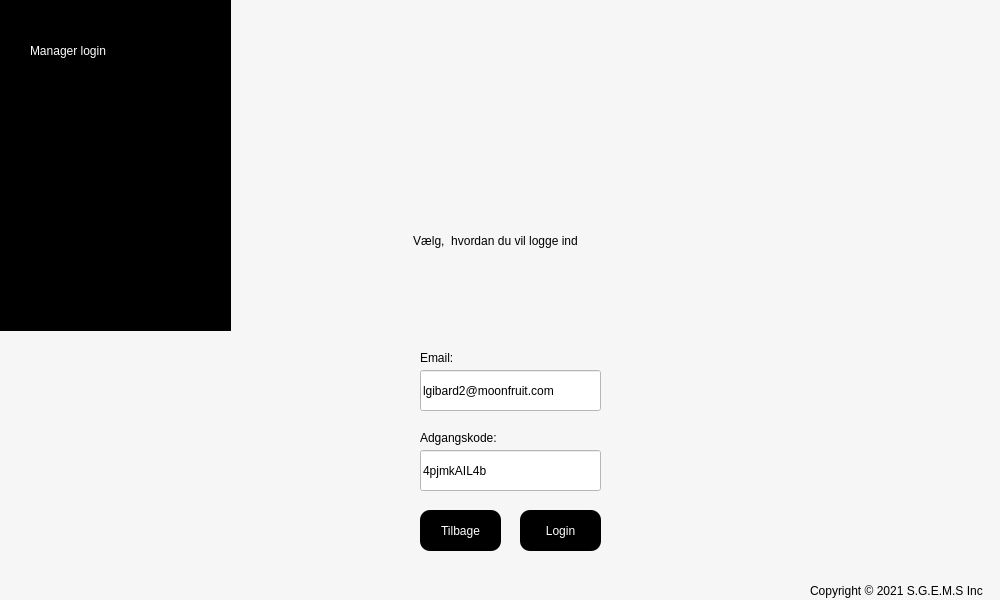
<?xml version="1.0" encoding="UTF-8"?>
<ui version="4.0">
 <class>MainWindow</class>
 <widget class="QMainWindow" name="MainWindow">
  <property name="geometry">
   <rect>
    <x>0</x>
    <y>0</y>
    <width>1000</width>
    <height>600</height>
   </rect>
  </property>
  <property name="windowTitle">
   <string>MainWindow</string>
  </property>
  <property name="styleSheet">
   <string notr="true">background-color: rgb(246, 246, 246);</string>
  </property>
  <widget class="QWidget" name="centralwidget">
   <widget class="QLabel" name="label_2">
    <property name="geometry">
     <rect>
      <x>270</x>
      <y>200</y>
      <width>451</width>
      <height>81</height>
     </rect>
    </property>
    <property name="styleSheet">
     <string notr="true">font: 26pt &quot;.AppleSystemUIFont&quot;;
background-color: rgba(255, 255, 255, 0);</string>
    </property>
    <property name="text">
     <string>Vælg,  hvordan du vil logge ind</string>
    </property>
    <property name="scaledContents">
     <bool>true</bool>
    </property>
    <property name="alignment">
     <set>Qt::AlignCenter</set>
    </property>
   </widget>
   <widget class="QLabel" name="label_3">
    <property name="geometry">
     <rect>
      <x>810</x>
      <y>580</y>
      <width>191</width>
      <height>21</height>
     </rect>
    </property>
    <property name="styleSheet">
     <string notr="true">font: 12pt &quot;.AppleSystemUIFont&quot;;
background-color: rgba(255, 255, 255, 0);</string>
    </property>
    <property name="text">
     <string>Copyright © 2021 S.G.E.M.S Inc</string>
    </property>
    <property name="scaledContents">
     <bool>true</bool>
    </property>
   </widget>
   <widget class="QLabel" name="label_4">
    <property name="geometry">
     <rect>
      <x>20</x>
      <y>10</y>
      <width>121</width>
      <height>61</height>
     </rect>
    </property>
    <property name="styleSheet">
     <string notr="true">font: 36pt &quot;.AppleSystemUIFont&quot;;
background-color: rgba(255, 255, 255, 0);</string>
    </property>
    <property name="text">
     <string/>
    </property>
    <property name="pixmap">
     <pixmap>logo.png</pixmap>
    </property>
    <property name="scaledContents">
     <bool>true</bool>
    </property>
    <property name="alignment">
     <set>Qt::AlignCenter</set>
    </property>
   </widget>
   <widget class="QLabel" name="label_5">
    <property name="geometry">
     <rect>
      <x>230</x>
      <y>-10</y>
      <width>791</width>
      <height>341</height>
     </rect>
    </property>
    <property name="styleSheet">
     <string notr="true">font: 26pt &quot;.AppleSystemUIFont&quot;;
background-color: rgba(255, 255, 255, 0);</string>
    </property>
    <property name="text">
     <string/>
    </property>
    <property name="pixmap">
     <pixmap>../coverforside.webp</pixmap>
    </property>
    <property name="scaledContents">
     <bool>true</bool>
    </property>
    <property name="alignment">
     <set>Qt::AlignCenter</set>
    </property>
   </widget>
   <widget class="QLabel" name="label_6">
    <property name="geometry">
     <rect>
      <x>-70</x>
      <y>-10</y>
      <width>301</width>
      <height>341</height>
     </rect>
    </property>
    <property name="styleSheet">
     <string notr="true">font: 26pt &quot;.AppleSystemUIFont&quot;;
background-color: rgb(0, 0, 0);
</string>
    </property>
    <property name="text">
     <string/>
    </property>
    <property name="scaledContents">
     <bool>true</bool>
    </property>
    <property name="alignment">
     <set>Qt::AlignCenter</set>
    </property>
   </widget>
   <widget class="QLabel" name="label">
    <property name="geometry">
     <rect>
      <x>30</x>
      <y>30</y>
      <width>201</width>
      <height>41</height>
     </rect>
    </property>
    <property name="styleSheet">
     <string notr="true">font: 24pt &quot;.AppleSystemUIFont&quot;;
background-color: rgba(255, 255, 255, 0);
color: white;</string>
    </property>
    <property name="text">
     <string>Manager login</string>
    </property>
   </widget>
   <widget class="QPushButton" name="tilbage_knap">
    <property name="geometry">
     <rect>
      <x>420</x>
      <y>510</y>
      <width>81</width>
      <height>41</height>
     </rect>
    </property>
    <property name="styleSheet">
     <string notr="true">QPushButton {
	background-color: black;
	color: rgb(255, 255, 255);
	font: bold 12pt &quot;.AppleSystemUIFont&quot;;
	border-radius: 10px;
}

QPushButton:Hover {

	
	
	
	background-color: rgb(109, 109, 109);


}





</string>
    </property>
    <property name="text">
     <string>Tilbage</string>
    </property>
   </widget>
   <widget class="QLabel" name="label_8">
    <property name="geometry">
     <rect>
      <x>420</x>
      <y>350</y>
      <width>60</width>
      <height>16</height>
     </rect>
    </property>
    <property name="styleSheet">
     <string notr="true">color: black;
background-color: rgba(255, 255, 255, 0);
border-color: rgb(0, 0, 0);
font: 14pt &quot;.AppleSystemUIFont&quot;;</string>
    </property>
    <property name="text">
     <string>Email:</string>
    </property>
   </widget>
   <widget class="QLineEdit" name="email_input">
    <property name="geometry">
     <rect>
      <x>420</x>
      <y>370</y>
      <width>181</width>
      <height>41</height>
     </rect>
    </property>
    <property name="styleSheet">
     <string notr="true">background-color: rgb(255, 255, 255);
border-color: rgb(0, 0, 0);
font: 14pt &quot;.AppleSystemUIFont&quot;;</string>
    </property>
    <property name="text">
     <string>lgibard2@moonfruit.com</string>
    </property>
   </widget>
   <widget class="QLineEdit" name="adgangskode_input">
    <property name="geometry">
     <rect>
      <x>420</x>
      <y>450</y>
      <width>181</width>
      <height>41</height>
     </rect>
    </property>
    <property name="styleSheet">
     <string notr="true">background-color: rgb(255, 255, 255);
border-color: rgb(0, 0, 0);
font: 14pt &quot;.AppleSystemUIFont&quot;;</string>
    </property>
    <property name="text">
     <string>4pjmkAIL4b</string>
    </property>
   </widget>
   <widget class="QPushButton" name="login_knap">
    <property name="geometry">
     <rect>
      <x>520</x>
      <y>510</y>
      <width>81</width>
      <height>41</height>
     </rect>
    </property>
    <property name="styleSheet">
     <string notr="true">QPushButton {
	background-color: black;
	color: rgb(255, 255, 255);
	font: bold 12pt &quot;.AppleSystemUIFont&quot;;
	border-radius: 10px;
}

QPushButton:Hover {

	
	
	
	background-color: rgb(109, 109, 109);


}





</string>
    </property>
    <property name="text">
     <string>Login</string>
    </property>
   </widget>
   <widget class="QLabel" name="label_9">
    <property name="geometry">
     <rect>
      <x>420</x>
      <y>430</y>
      <width>101</width>
      <height>16</height>
     </rect>
    </property>
    <property name="styleSheet">
     <string notr="true">color: black;
background-color: rgba(255, 255, 255, 0);
border-color: rgb(0, 0, 0);
font: 14pt &quot;.AppleSystemUIFont&quot;;</string>
    </property>
    <property name="text">
     <string>Adgangskode:</string>
    </property>
   </widget>
   <widget class="QLabel" name="error">
    <property name="geometry">
     <rect>
      <x>420</x>
      <y>570</y>
      <width>181</width>
      <height>16</height>
     </rect>
    </property>
    <property name="styleSheet">
     <string notr="true">color: rgb(219, 0, 40);
background-color: rgba(255, 255, 255, 0);</string>
    </property>
    <property name="text">
     <string/>
    </property>
   </widget>
   <zorder>label_3</zorder>
   <zorder>label_4</zorder>
   <zorder>label_2</zorder>
   <zorder>label_5</zorder>
   <zorder>label_6</zorder>
   <zorder>label</zorder>
   <zorder>tilbage_knap</zorder>
   <zorder>label_8</zorder>
   <zorder>email_input</zorder>
   <zorder>adgangskode_input</zorder>
   <zorder>login_knap</zorder>
   <zorder>label_9</zorder>
   <zorder>error</zorder>
  </widget>
 </widget>
 <resources/>
 <connections/>
</ui>
